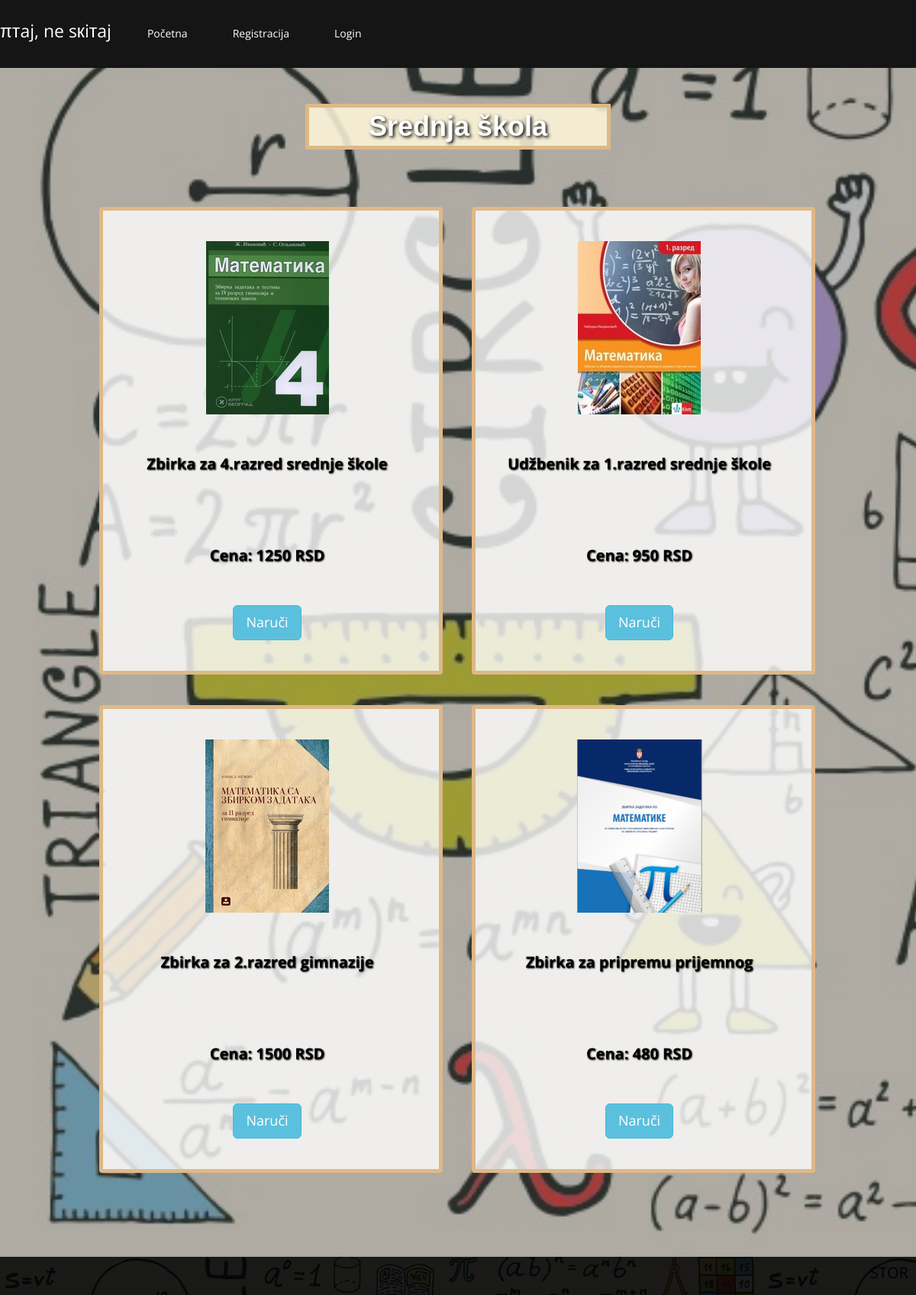
/events2.php, run on the app's committed database.
### tables this page shows
CREATE TABLE `event` (
  `eventID` int(11) NOT NULL,
  `naziv` varchar(255) NOT NULL,
  `cena` double NOT NULL,
  `slika` varchar(255) NOT NULL
);

### db.php (called while the page is built, shortened)
<?php
class MysqliDb
{
    protected $_mysqli;
    protected $_query;
    protected $_where = array();
    public function __construct($host, $username, $password, $db, $port = NULL)
    {
        if($port == NULL)
            $port = ini_get('mysqli.default_port');
        $this->_mysqli = new mysqli($host, $username, $password, $db, $port)
            or die('There was a problem connecting to the database');
        $this->_mysqli->set_charset('utf8');
    }
    protected function reset()
    {
        $this->_where = array();
        $this->_query = null;
    }
    public function get($tableName, $numRows = null, $columns = '*')
    {
        $column = is_array($columns) ? implode(', ', $columns) : $columns;
        $this->_query = "SELECT $column FROM $tableName";
        $stmt = $this->_buildQuery($numRows);
        $stmt->execute();
        return $this->_dynamicBindResults($stmt);
    }
    protected function _buildQuery($numRows = null, $tableData = null)
    {
        $hasTableData = is_array($tableData);
        $hasConditional = !empty($this->_where);
        $stmt = $this->_prepareQuery();
        return $stmt;
    }
    protected function _dynamicBindResults(mysqli_stmt $stmt)
    {
        $parameters = array();
        $results = array();
        $meta = $stmt->result_metadata();
        $row = array();
        while ($field = $meta->fetch_field()) {
            $row[$field->name] = null;
            $parameters[] = & $row[$field->name];
        }
        call_user_func_array(array($stmt, 'bind_result'), $parameters);
        while ($stmt->fetch()) {
            $x = array();
            foreach ($row as $key => $val) {
                $x[$key] = $val;
            }
            array_push($results, $x);
        }
        return $results;
    }
    protected function _prepareQuery()
    {
        if (!$stmt = $this->_mysqli->prepare($this->_query)) {
            trigger_error("Problem preparing query ($this->_query) " . $this->_mysqli->error, E_USER_ERROR);
        }
        return $stmt;
    }
}

### init.php (called while the page is built, shortened)
<?php
require('db.php');
$db = new MysqliDb('localhost','root','','casovi');
?>

### events2.php (the view, shortened to what this page needs)
<?php
	include("init.php");
?>
<!DOCTYPE html>
<html lang="en">
<head>
	<?php
		include("head.php");
	?>
</head>
<body class="homepage">
	<?php include("headermeni.php"); ?>
	<section id="vesti" >
	   <div class="container">
            <div class="center wow fadeInDown">
                <br><br><br>
                <h2>Srednja škola</h2>
            </div>
            <div class="row">
                <?php
					$events = $db->get("event");
					foreach($events as $event):
				?>
			<?php
					if($event["eventID"] == 8) {
							?>
							<div class="col-sm-5">
                    <div class="vest wow fadeInDown" style = "width: 450px;height: auto;margin: 0 100px 40px;">
						<div class="text-center">
                            <img class=" img img-responsive" src="slike/<?php echo($event["slika"]); ?>"style = "margin-left: auto;margin-right: auto;">
							<h3 class="vest-heading"><?php echo($event["naziv"]); ?></h3>
							<h3 class="vest-heading">Cena: <?php echo($event["cena"]); ?> RSD</h3>
							<a class="btn btn-info btn-lg" href="naruci.php?id=<?php echo($event["eventID"]); ?>"> Naruči </a>
						</div>
                    </div>
                </div>
								<?php } ?>
								<?php
					if($event["eventID"] == 9) {
							?>
							<div class="col-sm-5">
                    <div class="vest wow fadeInDown" style = "width: 450px;height: auto;margin: 0 100px 40px;">
						<div class="text-center">
                            <img class=" img img-responsive" src="slike/<?php echo($event["slika"]); ?>"style = "margin-left: auto;margin-right: auto;">
							<h3 class="vest-heading"><?php echo($event["naziv"]); ?></h3>
							<h3 class="vest-heading">Cena: <?php echo($event["cena"]); ?> RSD</h3>
							<a class="btn btn-info btn-lg" href="naruci.php?id=<?php echo($event["eventID"]); ?>"> Naruči </a>
						</div>
                    </div>
                </div>
								<?php } ?>
								<?php
					if($event["eventID"] == 10) {
							?>
							<div class="col-sm-5">
                    <div class="vest wow fadeInDown" style = "width: 450px;height: auto;margin: 0 100px 40px;">
						<div class="text-center">
                            <img class=" img img-responsive" src="slike/<?php echo($event["slika"]); ?>"style = "margin-left: auto;margin-right: auto;">
							<h3 class="vest-heading"><?php echo($event["naziv"]); ?></h3>
							<h3 class="vest-heading">Cena: <?php echo($event["cena"]); ?> RSD</h3>
							<a class="btn btn-info btn-lg" href="naruci.php?id=<?php echo($event["eventID"]); ?>"> Naruči </a>
						</div>
                    </div>
                </div>
								<?php } ?>
								<?php
					if($event["eventID"] == 11) {
							?>
							<div class="col-sm-5">
                    <div class="vest wow fadeInDown" style = "width: 450px;height: auto;margin: 0 100px 40px;">
						<div class="text-center">
                            <img class=" img img-responsive" src="slike/<?php echo($event["slika"]); ?>"style = "margin-left: auto;margin-right: auto;">
							<h3 class="vest-heading"><?php echo($event["naziv"]); ?></h3>
							<h3 class="vest-heading">Cena: <?php echo($event["cena"]); ?> RSD</h3>
							<a class="btn btn-info btn-lg" href="naruci.php?id=<?php echo($event["eventID"]); ?>"> Naruči </a>
						</div>
                    </div>
                </div>
								<?php } ?>
				<?php endforeach; ?>
            </div>
        </div>
    </section>
	<footer>
		STOR
	</footer>
</body>
</html>

### css/main.css (style rules this page uses)
body { background: #fff; font-family: 'Open Sans', sans-serif; color:#4e4e4e; line-height: 22px; }
h1, h2, h3, h4, h5, h6 { font-weight: 600; font-family: 'Open Sans', sans-serif; color:#4e4e4e; }
h2 { font-size: 20px; }
h3 { font-size: 16px; color: #787878; font-weight: 400; line-height: 110px; }
a { color: #000000; -webkit-transition: color 300ms, background-color 300ms; -moz-transition: color 300ms, background-color 300ms; -o-transition: color 300ms, background-color 300ms; transition: color 300ms, background-color 300ms; }
.center h2 { font-size: 36px; margin-top: 0; margin-bottom: 20px; }
body > section { padding: 70px 0; }
.center { text-align: center; padding-bottom: 55px; }
#vesti { background-image: linear-gradient(rgba(0, 0, 0, 0.3), rgba(0, 0, 0, 0.3)), url("cover.jpg"); background-size: cover; }
#vesti .tekstVest, #vesti h2 { color: #fff; }
.vest { padding: 40px 40px 40px 30px; background: rgba(255,255,255,0.8); border-radius: 4px; margin: 0 0 40px; border: 5px solid BurlyWood; }
.vest h3,#vesti h1 { font-size: 20px; margin: 10px 0px; font-weight: bold; color: #000000; text-shadow: 1px 1px 2px #000000; }
footer { background-color: rgba(0,0,0,.85); -webkit-box-shadow: 0 3px 8px rgba(0, 0, 0, 0.125); -moz-box-shadow: 0 3px 8px rgba(0, 0, 0, 0.125); box-shadow: 0 3px 8px rgba(0, 0, 0, 0.125); height: 50px; color: #000000; font-size: 20px; text-align: right; padding: 10px; }

### headerMeni.php (style rules this page uses)
body { background-color: #F5DEB3; background-image: linear-gradient(rgba(0, 0, 0, 0.3), rgba(0, 0, 0, 0.3)), url("cover.jpg"); background-attachment: fixed; background-repeat: repeat; background-position: center; }
h2 { border: 5px solid BurlyWood; font-family: Arial, Sans-serif; color: BurlyWood; text-shadow: 2px 2px 4px #000000; background-color: rgba(255,248,220, 0.85); width: 400px; height: auto; margin-top: 50px; margin-bottom: 0; margin-left: auto; margin-right: auto; padding: 4pt; position: static; }

### data on the page
event: slika (picture), naziv "Zbirka za 4.razred srednje škole", cena "1250"
event: slika (picture), naziv "Udžbenik za 1.razred srednje škole", cena "950"
event: slika (picture), naziv "Zbirka za 2.razred gimnazije", cena "1500"
event: slika (picture), naziv "Zbirka za pripremu prijemnog", cena "480"
